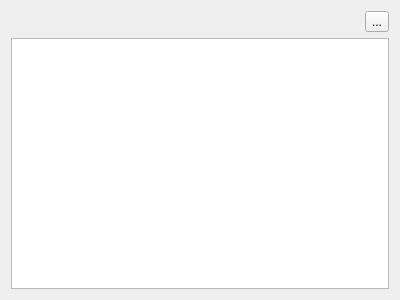
<?xml version="1.0" encoding="UTF-8"?>
<ui version="4.0">
 <class>Form</class>
 <widget class="QWidget" name="Form">
  <property name="geometry">
   <rect>
    <x>0</x>
    <y>0</y>
    <width>400</width>
    <height>300</height>
   </rect>
  </property>
  <property name="windowTitle">
   <string>Form</string>
  </property>
  <layout class="QVBoxLayout" name="verticalLayout">
   <item>
    <layout class="QHBoxLayout" name="horizontalLayout">
     <item>
      <spacer name="horizontalSpacer">
       <property name="orientation">
        <enum>Qt::Horizontal</enum>
       </property>
       <property name="sizeHint" stdset="0">
        <size>
         <width>40</width>
         <height>20</height>
        </size>
       </property>
      </spacer>
     </item>
     <item>
      <widget class="QToolButton" name="closeBtn">
       <property name="text">
        <string>...</string>
       </property>
      </widget>
     </item>
    </layout>
   </item>
   <item>
    <widget class="QTableWidget" name="tableWidget">
     <property name="editTriggers">
      <set>QAbstractItemView::NoEditTriggers</set>
     </property>
    </widget>
   </item>
  </layout>
 </widget>
 <resources/>
 <connections/>
</ui>
